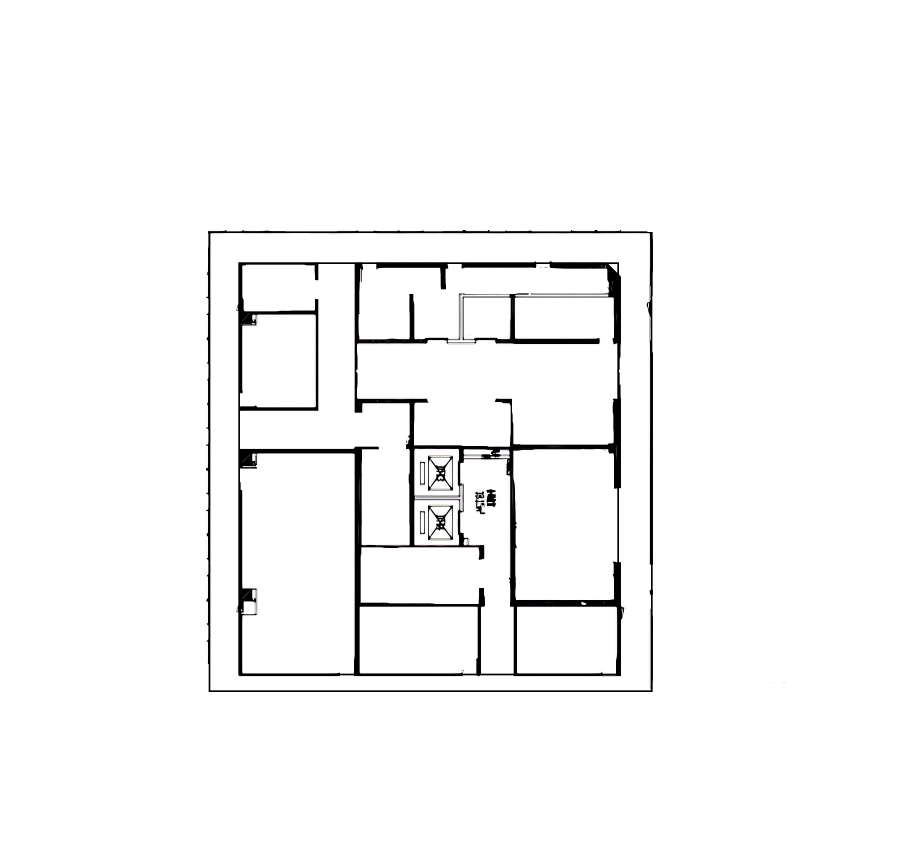
#> input picture route/map.png, 2760 x 2560 px (shown at 1/3 size)
$ python convertimage.py
#> lines starting #> are read from the running program, lines starting #| are printed output that depends on the picture; after the words box and inside, x2 and y2 are one past the last pixel; in counts of white or black regions, pixels touching at a corner belong together
### route/utils.py
import os.path
import xml.etree.ElementTree as ET

import cv2


def xml_to_dict(element):
    result = {}
    for child in element:
        if child:
            child_dict = xml_to_dict(child)
            if child.tag in result:
                if isinstance(result[child.tag], list):
                    result[child.tag].append(child_dict)
                else:
                    result[child.tag] = [result[child.tag], child_dict]
            else:
                result[child.tag] = child_dict
        else:
            result[child.tag] = child.text
    return result


def parse_xml_file(file_path):
#> called with file_path = 'route/map.xml'
    tree = ET.parse(file_path)
#> (reads route/map.xml from the repository)
    root = tree.getroot()
    return xml_to_dict(root)

base_dir = os.path.dirname(os.path.abspath(__file__))
xml_file_path = os.path.join(base_dir, "map.xml")
xml_dict = parse_xml_file(xml_file_path)

grid_size = int(xml_dict['map_info']['grid_size'])


# [35 lines left out: functions real2pixel, save_figure, not called in this run]

### route/convertimage.py
import cv2
from PIL import Image
import numpy as np

from route.utils import parse_xml_file


def is_obstacle(pixel):
    black_count = sum(1 for value in pixel if value < 200)
    return black_count > 0


def create_grids(image_path, grid_size, xml_dict, protection_rad=5):
#> called with image_path = 'map.png', grid_size = 10, protection_rad = 5
    image = Image.open(image_path).convert('RGB')
    ratio = float(xml_dict['map_info']['ratio'])
    origin_x = int(xml_dict['map_info']['origin']['x'])
    origin_y = int(xml_dict['map_info']['origin']['y'])
    x_v = int(xml_dict['map_info']['origin']['x_v'])
    y_v = int(xml_dict['map_info']['origin']['y_v'])

    img_array = np.array(image)

    for obj in xml_dict['static_objects']['object']:
        x1 = int(obj['top_left']['x'])
        y1 = int(obj['top_left']['y'])
        x2 = int(obj['bottom_right']['x'])
        y2 = int(obj['bottom_right']['y'])
        x1_px = int(origin_x + x1 * x_v / 100 * ratio)
        y1_px = int(origin_y + y1 * y_v / 100 * ratio)
        x2_px = int(origin_x + x2 * x_v / 100 * ratio)
        y2_px = int(origin_y + y2 * y_v / 100 * ratio)
        cv2.rectangle(img_array, (x1_px - protection_rad, y1_px - protection_rad), (x2_px + protection_rad, y2_px + protection_rad), (0, 0, 0), -1)

    image = Image.fromarray(img_array)

    width, height = image.size
#> width = 2760; height = 2560
    grid_width = width // grid_size
#> grid_width = 276
    grid_height = height // grid_size
#> grid_height = 256
    grids = []
    grids_img = np.zeros([grid_height, grid_width], dtype=np.uint8)
    grids_map = [[0] * grid_width for _ in range(grid_height)]
    for y in range(0, height, grid_size):
        for x in range(0, width, grid_size):
            box = (max(0, x - grid_size), max(0, y - grid_size), x + grid_size, y + grid_size)
            region = image.crop(box)
            pixels = list(region.getdata())
            is_obs = is_obstacle([sum(p) / 3 for p in pixels])  # 计算每个网格的颜色并判断是否为障碍物
            grids.append({'position': (x, y), 'is_obstacle': is_obs})
            if is_obs:
                grids_img[y // grid_size, x // grid_size] = 255
                grids_map[y // grid_size][x // grid_size] = 1  # True表示障碍物，False表示空地
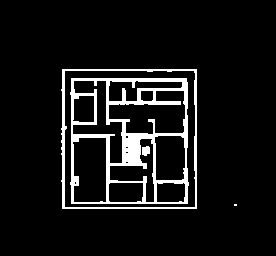
#> grids_img: shape (256, 276); 8.1% white; 4 white regions (1 under 20 px), largest, box (x1, y1, x2, y2) and area: (70, 78, 189, 204) 4356, (61, 69, 197, 209) 1318, (142, 146, 150, 156) 67

    return grids_map


def array_to_image(array):
    # 将True转换为255（白色），将False转换为0（黑色）
    image_data = [[[255, 255, 255] if element else [0, 0, 0] for element in row] for row in array]
    return np.array(image_data, dtype=np.uint8)


if __name__ == '__main__':
    # 使用示例
    image_path = "map.png"  # 你需要替换为你的图片路径
    xml_file_path = "map.xml"
    xml_dict = parse_xml_file(xml_file_path)
    grid_size = int(xml_dict['map_info']['grid_size'])
    grids = create_grids(image_path, grid_size, xml_dict)

    for grid in grids:
        print(grid)
#> this loop made 256 passes
#> (printed output is left out)
